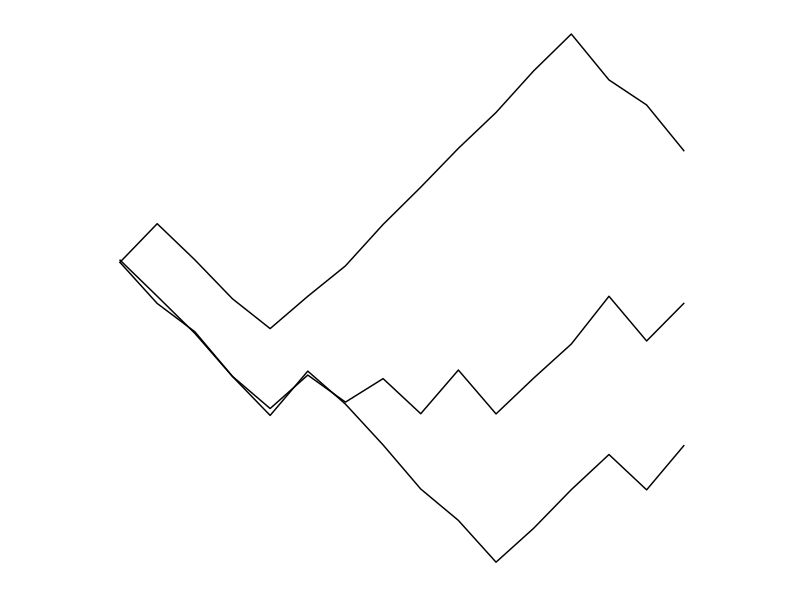

Here is the R script that generated this plot:
## ---- chunk 1
library(tidyverse)

T <- 15
nsim <- 3

single <- function(T) {
  dx = sample(c(-1,1), replace = TRUE, T)
  return(c(0,cumsum(dx)))
}

S = data.frame(t(replicate(nsim, single(T))))

variable_name_X <- function(i){
  paste("X",toString(i),sep="")
}

variable_name_i <- function(i) return(i)

colnames(S) = lapply(0:T, variable_name_i)

S = S %>% 
  mutate(omega = rownames(S)) # this way it is a <chr> and that is good!, makes it a factor 

## ---- chunk 2

# put it in long form for plotting
L = S %>% 
  pivot_longer(-omega, names_to = "t", values_to = "X") 
L$t = as.numeric(L$t) # because columns names become characters
L$X = L$X + rnorm(length(L$X), sd = 0.1) # jitter

## ---- chunk 3
ggplot(L, aes(x=t, y=X, group = omega))+geom_line()+theme_bw()+xlab("")+ylab("")+
  theme(axis.line=element_blank(),axis.text.x=element_blank(),
          axis.text.y=element_blank(),axis.ticks=element_blank(),
          axis.title.x=element_blank(),
          axis.title.y=element_blank(),legend.position="none",
          panel.background=element_blank(),panel.border=element_blank(),panel.grid.major=element_blank(),
          panel.grid.minor=element_blank(),plot.background=element_blank())+
          coord_fixed()
          
